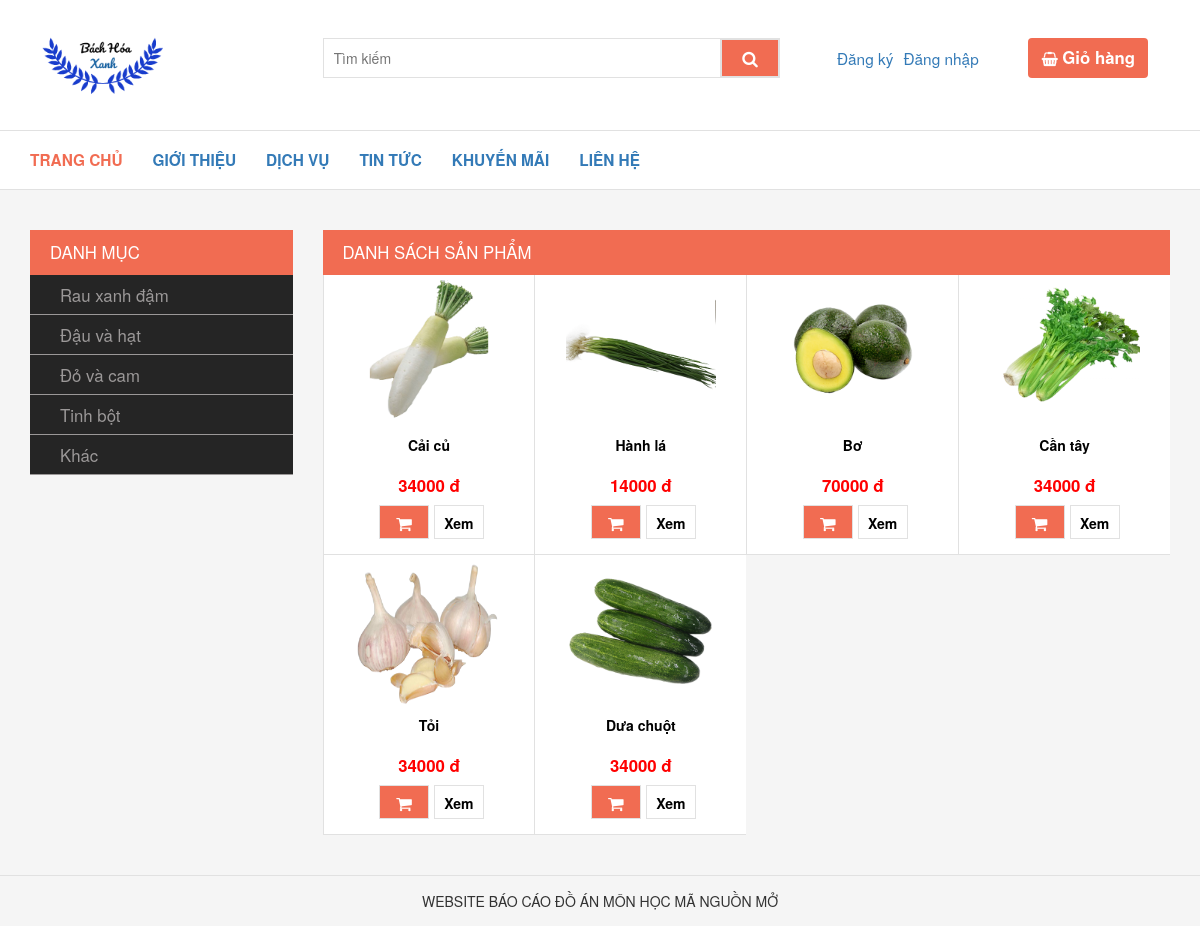
Screenshot of /lsproduct/view/5 with the database file from the repository.
### tables this page shows
CREATE TABLE `products` (
  `id` int(11) NOT NULL,
  `product_name` varchar(100) NOT NULL,
  `picture` varchar(100) DEFAULT NULL,
  `origin` varchar(100) NOT NULL,
  `unit_price` int(12) NOT NULL,
  `unit` varchar(20) NOT NULL,
  `stock` float NOT NULL,
  `supplier_id` int(11) NOT NULL,
  `description` text NOT NULL,
  `category_id` int(11) NOT NULL
);

### libs/view.php (called while the page is built, shortened)
<?php
class View
{
  public function RenderCustomer($name, $data = false)
  {
      require_once 'views/header.php';
      require_once 'views/'. $name . '.php';
      require_once 'views/footer.php';
  }
}

### controllers/lsproductController.php (called while the page is built, shortened)
<?php
class lsproductController extends Controller
{
  public function view($id = null)
  {
    $data = $this->model->getlsProduct($id);
    $this->view->RenderCustomer('lsproduct/index',$data);
  }
}

### index.php (called while the page is built, shortened)
<?php
require 'libs/model.php';
require 'libs/view.php';
require 'libs/database.php';
$app = new Bootstrap();

### libs/database.php (called while the page is built, shortened)
<?php
class Database extends PDO
{
	public function select($sql, $array = array() , $fetchMode = PDO::FETCH_ASSOC	)
	{
		$sth = $this ->prepare($sql);
		foreach ($array as $key => $value) {
			$sth->bindValue("$key",$value);
		}
		$sth->execute();
		return $sth ->fetchAll($fetchMode);
	}
}

### models/lsproductModel.php (called while the page is built, shortened)
<?php
class lsproductModel extends Model
{
  public function getlsProduct($id)
  {
    $query = "SELECT * FROM products WHERE category_id = :id ";
    $array = array(':id' => $id);
    $result = $this->db->select($query, $array);
    return $result;
  }
}

### libs/model.php (called while the page is built)
<?php
class Model
{
  function __construct()
  {
    $this->db = new Database(DB_TYPE, DB_HOST, DB_NAME, DB_USER, DB_PASS);
  }
}

### views/lsproduct/index.php (the view)
<section class="section-1">
  <div class="container margin-section">
    <div class="row">
      <div class="col-md-3">
        <div>
          <div class="section-title">
            <span>Danh mục</span>
          </div>
          <div class="section-menu">
            <ul>
              <li>
                <a href="<?php echo URL ?>lsproduct/view/1">Rau xanh đậm</a>
              </li>
              <li>
                <a href="<?php echo URL ?>lsproduct/view/2">Đậu và hạt</a>
              </li>
              <li>
                <a href="<?php echo URL ?>lsproduct/view/3">Đỏ và cam</a>
              </li>
              <li>
                <a href="<?php echo URL ?>lsproduct/view/4">Tinh bột</a>
              </li>
              <li>
                <a href="<?php echo URL ?>lsproduct/view/5">Khác</a>
              </li>
            </ul>
          </div>
        </div>
      </div>
      <div class="col-md-9">
        <div class="section-title">
          <span>Danh sách sản phẩm</span>
        </div>
        <div class="section-list-item">
          <ul>
            <?php foreach ($data as $value) { ?>
              <li>
                  <img src="<?php echo URL.$value['picture'] ?>" alt="Cam">
                  <a href=""><?php echo $value["product_name"]; ?> </a>
                  <span><?php echo $value["unit_price"]; ?> đ</span>
                  <div class="add-view ">
                    <a href="<?php echo URL . 'cart/addCart/'.$value["id"]?>" ><i class="fa fa-shopping-cart" aria-hidden="true"></i></a>
                    <a href="<?php echo URL . 'lsproduct/detail/'.$value["id"] ?>" >Xem</a>
                </div>
              </li>
            <?php }?>
          </ul>
        </div>
      </div>
    </div>
  </div>
</section>

### public/css/style.css (style rules this page uses)
* { margin: 0; padding: 0; box-sizing: border-box; }
li { list-style-type: none; }
body { background-color: #f5f5f5; }
.margin-section { margin-top: 40px; }
.section-1, .section-2 { margin-bottom: 30px; }
.section-title { text-transform: uppercase; background-color: #f16c52; color: #fff; font-size: 1.2em; padding-left: 20px; height: 45px; line-height: 45px; font-weight: 500; }
.section-menu ul li { border-bottom: 1px solid #9b9898; height: 40px; line-height: 40px; padding-left: 30px; }
.section-menu { background-color: #252525; }
.section-menu a { color: #9b9898; display: block; font-size: 1.2em; font-weight: 500; }
.margin-section img { width: 130px; height: 130px; }
.section-list-item ul { display: flex; flex-flow: wrap; }
.section-list-item ul li { width: 25%; border-bottom:1px solid #e1e1e1; background-color: #fff; height: 280px; }
.section-list-item ul li:nth-child(n+1) { border-left: 1px solid #e1e1e1; }
.section-list-item img,.section-list-item a,.section-list-item span { display: block; text-align: center; }
.section-list-item a,.section-list-item span { height: 40px; line-height: 40px; color: black; font-weight: 600; }
.section-list-item img { width: 150px; height: 150px; margin: auto; }
.section-list-item span { font-size: 1.2em; color: red; }
.add-view { display: flex; justify-content: center; }
.add-view a { display: block; width: 50px; height: 34px; line-height: 34px; margin-left: 5px; text-align: center; border: 1px solid #e1e1e1; }
.add-view a:first-child { color: #fff; background-color:#f16c52; font-size: 1.2em; }

### rows the page displays
products: picture (picture), product_name "Cải củ", unit_price "34000"
products: picture (picture), product_name "Hành lá", unit_price "14000"
products: picture (picture), product_name "Bơ", unit_price "70000"
products: picture (picture), product_name "Cần tây", unit_price "34000"
products: picture (picture), product_name "Tỏi", unit_price "34000"
products: picture (picture), product_name "Dưa chuột", unit_price "34000"
